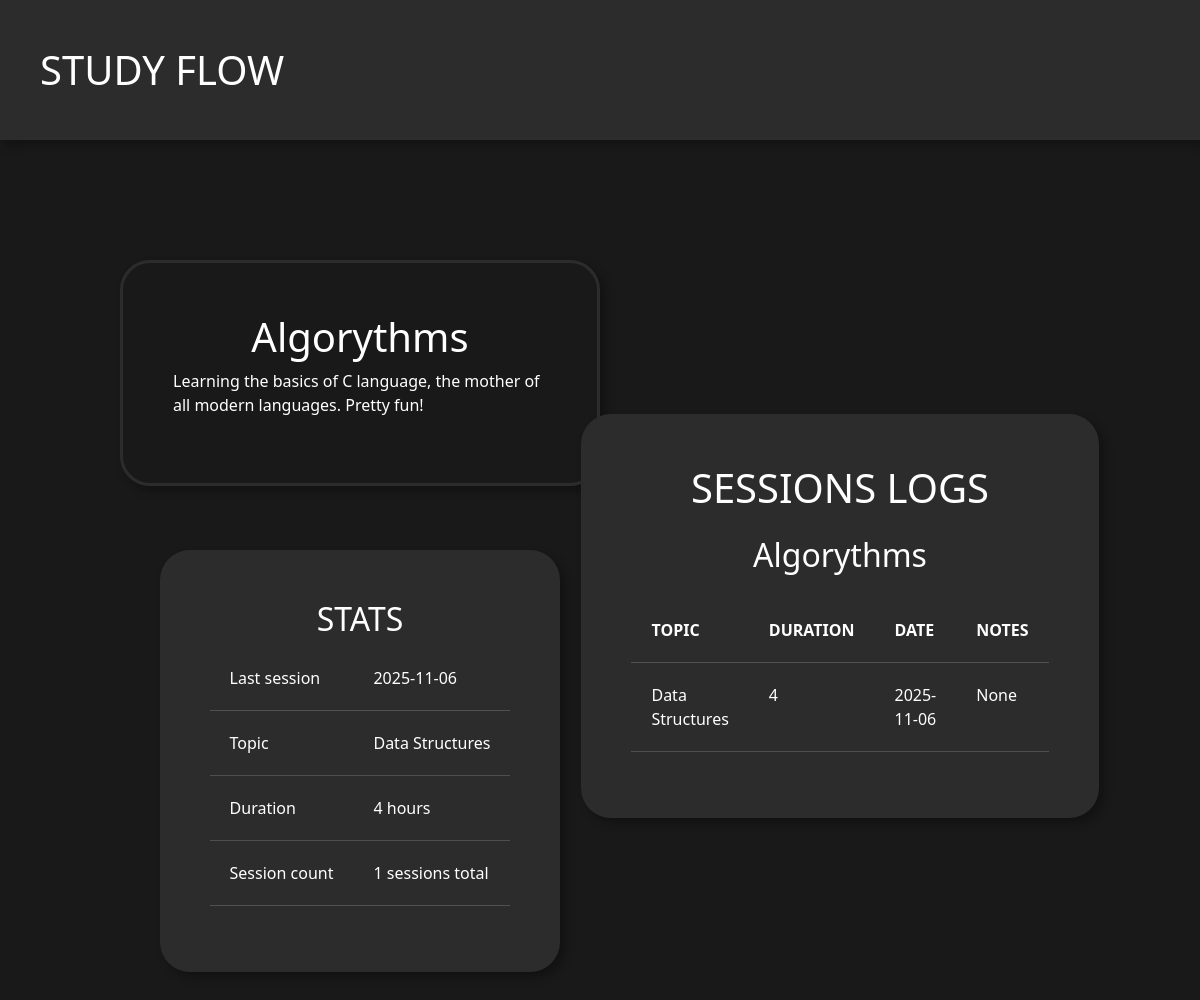
The page /read/3 on the database its author committed.
### models.py (models this page shows)
class Subject(Base):
    __tablename__ = "subjects"
    id = Column(Integer, primary_key=True)
    name = Column(String, nullable=False)
    description = Column(String, nullable=False)
    sessions = relationship('StdSession', back_populates="subject")

class StdSession(Base):
    __tablename__ = "sessions"
    id = Column(Integer, primary_key=True)
    topic = Column(String, nullable=False)
    duration = Column(Integer, nullable=False)
    date = Column(Date, server_default=func.current_date())
    notes = Column(String, nullable=True)
    subject_id = Column(Integer, ForeignKey('subjects.id'))
    subject = relationship('Subject', back_populates="sessions")

### app.py (the view)
@app.route("/read/<int:id>")
def read(id=None):
    if id:
        subject = models.session.query(models.Subject).filter(models.Subject.id == id).first()
        sessions = sorted(subject.sessions, key=lambda obj: obj.date, reverse=True)
        if sessions:
            return render_template("read.html", subject=subject, sessions=sessions)
        return redirect("/")

### templates/read.html (shortened to what this page needs)
<!DOCTYPE html>
<html>
    <head>
        <link href="https://cdn.jsdelivr.net/npm/bootstrap@5.3.3/dist/css/bootstrap.min.css" rel="stylesheet">
    </head>
    <body>
        <header>STUDY FLOW</header>
        <main>
            <div class="box">
                <div class="column">
                    <div class="basic-card">
                        <h1>{{ subject.name }}</h1>
                        <p>{{ subject.description }}</p>
                    </div>
                    <div class="info-card">
                        <h2>STATS</h2>
                        <table class="table table-dark table-hover">
                            <tr>
                                <td>Last session</td>
                                <td>{{ (sessions[0]).date }}</td>
                            </tr>
                            <tr>
                                <td>Topic</td>
                                <td>{{ (sessions[0]).topic | truncate(25) }}</td>
                            </tr>
                            <tr>
                                <td>Duration</td>
                                <td>{{ (sessions[0]).duration }} hours</td>
                            </tr>
                            <tr>
                                <td>Session count</td>
                                <td>{{ sessions | count }} sessions total</td>
                            </tr>
                        </table>
                    </div>
                </div>
                <div class="column">
                    <div class="info-card">
                        <h1 class="mb-4">SESSIONS LOGS</h2>
                        <h2 class="mb-4">{{ subject.name }}</h3>
                        <table class="table table-dark table-hover">
                            <thead>
                                <tr>
                                    <th>TOPIC</th>
                                    <th>DURATION</th>
                                    <th>DATE</th>
                                    <th>NOTES</th>
                                </tr>
                            </thead>
                            <tbody>
                            {% for session in sessions %}
                                <tr>
                                    <td>{{ session.topic }}</td>
                                    <td>{{ session.duration }}</td>
                                    <td>{{ session.date }}</td>
                                    <td>{{ session.notes }}</td>
                                </tr>
                            {% endfor %}
                            </tbody>
                        </table>
                    </div>
                </div>
            </div>
        </main>
    </body>
</html>

### templates/read.html (style rules this page uses)
body { background-color: #191919; }
header { background-color: #2c2c2c; padding: 40px; font-size: 40px; color: white; box-shadow: 5px 5px 10px rgba(0, 0, 0, 0.3); }
main { color: white; padding: 120px; }
.column { display: flex; flex-direction: column; width: 50%; align-items: center; justify-content: center; gap: 4rem; }
.box { display: flex; flex-direction: row; width: 100%; }
.basic-card { border: 3px solid #2c2c2c; border-radius: 30px; padding: 50px; display: flex; flex-direction: column; align-items: center; justify-content: center; box-shadow: 5px 5px 10px rgba(0, 0, 0, 0.3); }
.info-card { border-radius: 30px; padding: 50px; background-color: #2c2c2c; display: flex; flex-direction: column; align-items: center; justify-content: center; box-shadow: 5px 5px 10px rgba(0, 0, 0, 0.3); }
.table td, .table th { padding: 20px; background: transparent; }

### rows shown on the page
Subject: name "Algorythms", description "Learning the basics of C language, the mother of all modern languages. Pretty fun!"

### other values the page prints
{{ (sessions[0]).date }} "2025-11-06"
{{ (sessions[0]).topic | truncate(25) }} "Data Structures"
{{ (sessions[0]).duration }} "4"
{{ sessions | count }} "1"
{{ session.topic }} "Data Structures"
{{ session.duration }} "4"
{{ session.date }} "2025-11-06"
{{ session.notes }} "None"
